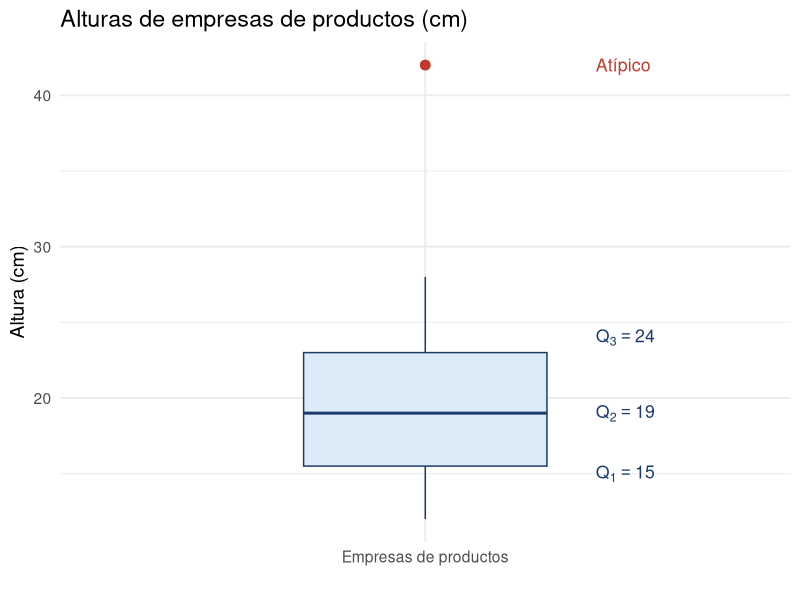

Write R code to recreate this figure.
## ---- chunk 1
#| echo: false
#| fig-align: center
#| fig-height: 4.5
library(ggplot2)

alturas <- c(12, 14, 15, 15, 16, 17, 18, 19, 20, 21, 22, 24, 25, 28, 42)
df <- data.frame(altura = alturas, grupo = "Empresas de productos")

ggplot(df, aes(x = grupo, y = altura)) +
  geom_boxplot(
    fill     = "#dce9f7",
    color    = "#1a3a6b",
    width    = 0.4,
    outlier.color = "#c0392b",
    outlier.size  = 3
  ) +
  annotate("text", x = 1.28, y = 15,   label = expression(Q[1] == 15),  size = 4.5, color = "#1a3a6b", hjust = 0) +
  annotate("text", x = 1.28, y = 19,   label = expression(Q[2] == 19),  size = 4.5, color = "#1a3a6b", hjust = 0) +
  annotate("text", x = 1.28, y = 24,   label = expression(Q[3] == 24),  size = 4.5, color = "#1a3a6b", hjust = 0) +
  annotate("text", x = 1.28, y = 42,   label = "Atípico",               size = 4.5, color = "#c0392b", hjust = 0) +
  labs(title = "Alturas de empresas de productos (cm)", x = "", y = "Altura (cm)") +
  theme_minimal(base_size = 14)
